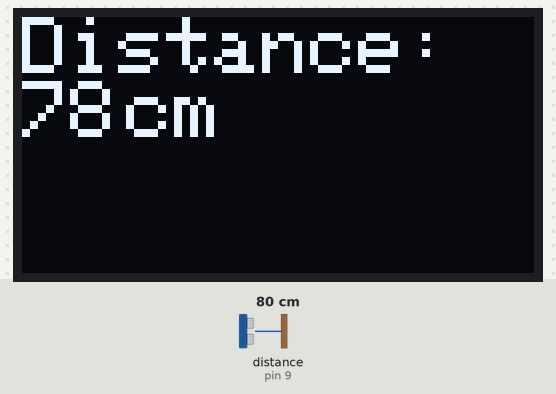
Bench run of a sketch on a simulated Arduino Uno, built with avr-gcc and run on an emulated ATmega328P. On the bench: 128×64 one-colour display. Wiring (inferred from the names in the program): ultrasonic range finder: trigger pin 10; echo pin 9. The inputs (shaded band) are chosen by the test bench; at power-on: distance to the obstacle (sensor on pin 9) 80 cm. The echo pulse lasts 58.3 µs per cm; what the sketch prints to the serial monitor is not drawn.

Above: at 1.2 s.
1.3 s: distance to the obstacle (sensor on pin 9) set to 2 cm
At 1.36 s:
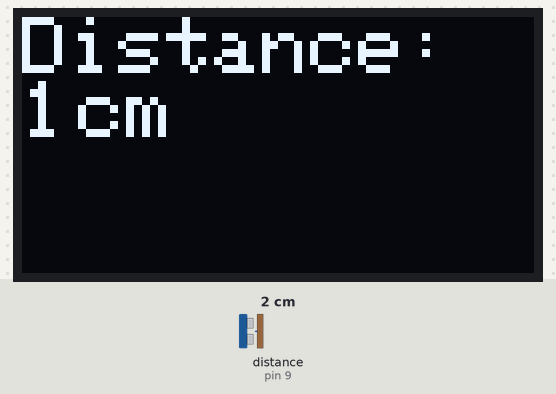
2.9 s: distance to the obstacle (sensor on pin 9) set to 4 cm
At 3.2 s:
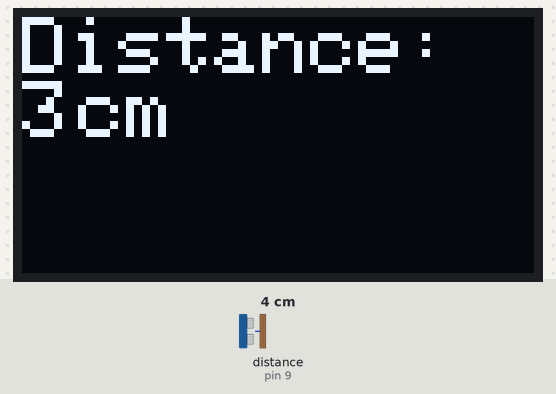
4.4 s: distance to the obstacle (sensor on pin 9) set to 102 cm
At 4.45 s:
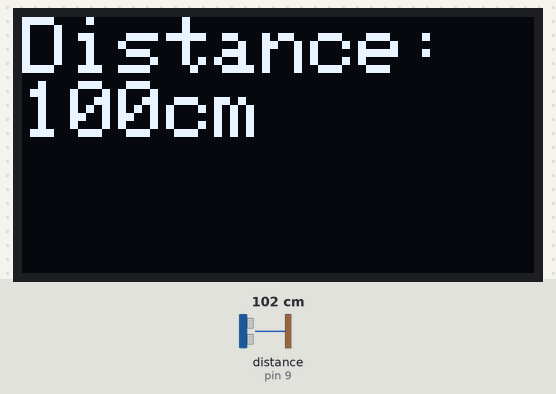
5.9 s: distance to the obstacle (sensor on pin 9) set to 96 cm
At 6.3 s:
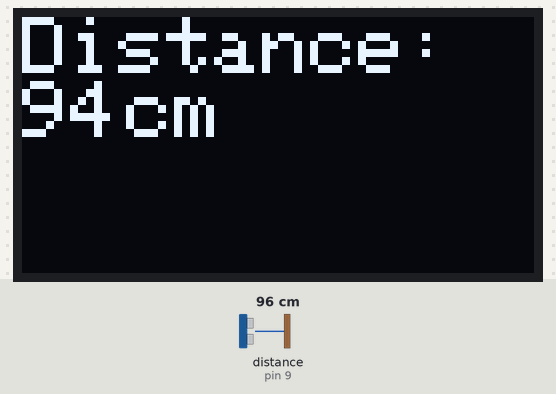
Timing chart, 0 to 8.4 s (numbered marks = the images above; inputs shaded):
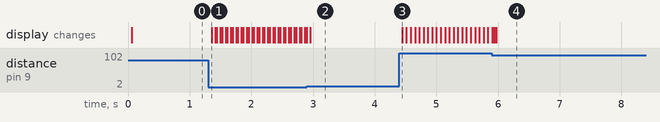

Measured:
- after the input at 1.3 s, the display: changes after 0.06 s (image 1)
- after the input at 2.9 s, the display: changes after 0.05 s (image 2)
- after the input at 4.4 s, the display: changes after 0.05 s (image 3)
- after the input at 5.9 s, the display: first differs from a run without the input at once (image 4 shows a later state)

The sketch:

HC-SR04_Ultrasonic_Sensor_Test.ino
```cpp
#include <Wire.h>
#include <Adafruit_SSD1306.h>

#define OLED_RESET 4
#define SCREEN_ADDRESS 0x3C

Adafruit_SSD1306 display(OLED_RESET);

const int triggerPin = 10;
const int echoPin = 9;

long duration;
int distance;


void setup() {
  pinMode(triggerPin, OUTPUT);
  pinMode(echoPin, INPUT);
  Serial.begin(9600);

  display.begin(SSD1306_SWITCHCAPVCC, 0x3C);
}

void loop() {
  digitalWrite(triggerPin, LOW);
  delayMicroseconds(2);

  digitalWrite(triggerPin, HIGH);
  delayMicroseconds(10);
  digitalWrite(triggerPin, LOW);

  duration = pulseIn(echoPin, HIGH);
  distance = duration*0.034/2;

  Serial.print(" Distance: ");
  Serial.print(distance);

  display.clearDisplay();
  display.setTextSize(2);
  display.setTextColor(WHITE);
  display.setCursor(0,0);
  display.println("Distance: ");
  display.println(distance);
  if(distance > 9) {
     display.setCursor(26,16);
  }
  if(distance < 10) {
    display.setCursor(14,16);
  }
  if(distance > 99) {
    display.setCursor(36,16);
  }
  if(distance > 999)  {
    display.setCursor(48,16);
  }
  display.println("cm");
  display.display();
}
```
